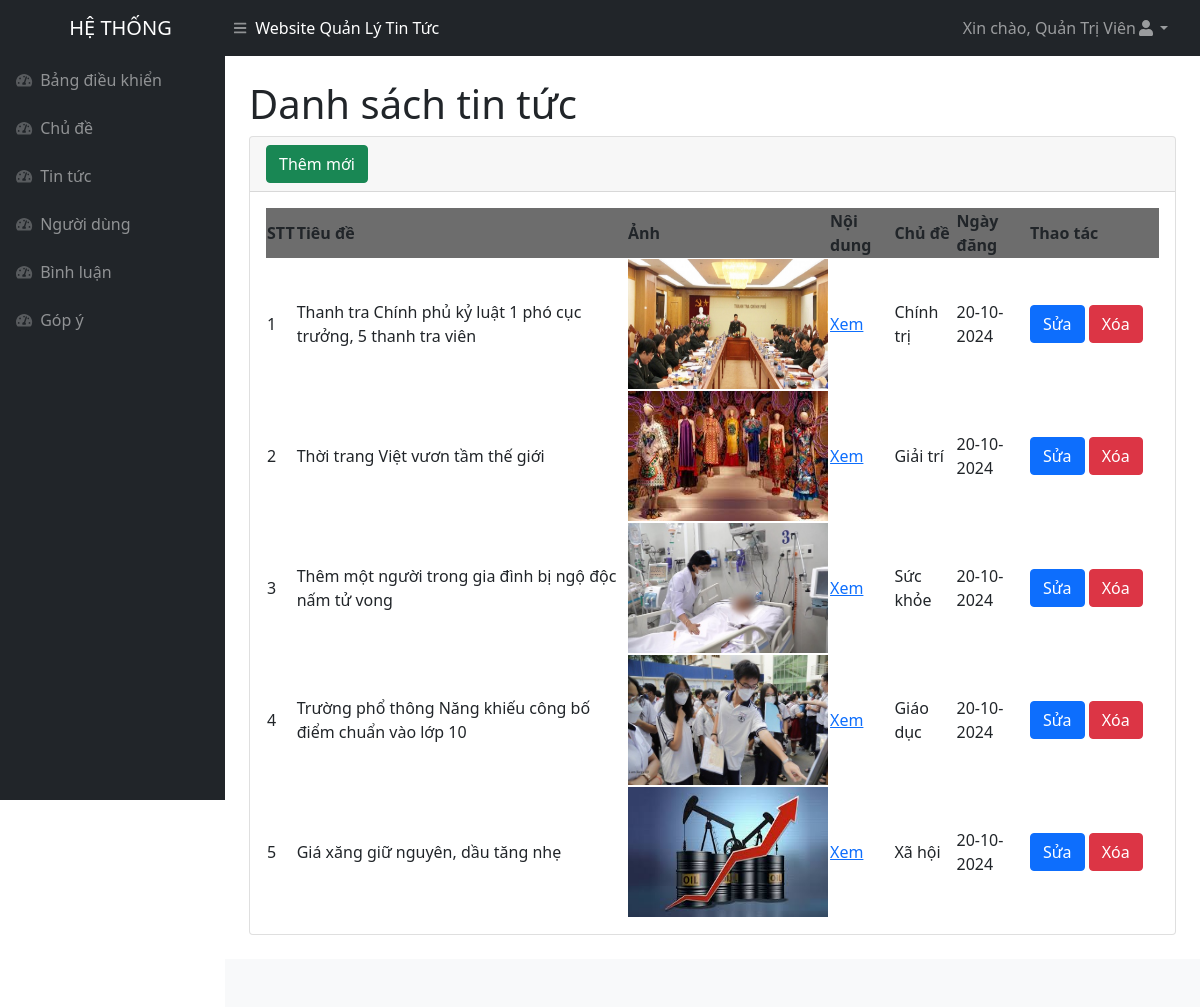
The app's page /admin/tintuc.php (signed in) with its own data.
### tables this page shows
CREATE TABLE `tintuc` (
  `id` int(11) NOT NULL,
  `chude_id` int(11) DEFAULT NULL,
  `tieude` varchar(255) NOT NULL,
  `anh` varchar(500) NOT NULL,
  `noidung` text DEFAULT NULL,
  `ngay` datetime NOT NULL DEFAULT current_timestamp(),
  `nguoidung_id` int(11) NOT NULL
);

CREATE TABLE `chude` (
  `id` int(11) NOT NULL,
  `ten` varchar(255) NOT NULL
);

### admin/tintuc.php (the view, shortened to what this page needs)
<!DOCTYPE html>
<html lang="en">
<head>
<?php include('inc/head.php')?>
</head>
<body class="sb-nav-fixed">
<?php include('inc/header.php')?>
    <div id="layoutSidenav">
    <?php include('inc/menu.php')?>
        <div id="layoutSidenav_content">
            <main>
                <div class="container-fluid px-4">
                    <h1 class="mt-4">Danh sách tin tức</h1>
                    <div class="card mb-4">
                        <div class="card-header">
                            <button type="button" class="btn btn-success" data-bs-toggle="modal"
                                data-bs-target="#exampleModalAdd">
                                Thêm mới
                            </button>
                        </div>
                        <div class="card-body">
                            <table id="datatablesSimple">
                                <thead>
                                <tr style="background-color : #6D6D6D">
                                        <th>STT</th>
                                        <th>Tiêu đề</th>
                                        <th>Ảnh</th>
                                        <th>Nội dung</th>
                                        <th>Chủ đề</th>
                                        <th>Ngày đăng</th>
                                        <th>Thao tác</th>
                                    </tr>
                                </thead>
                                <tbody>
                                <?php
                                    $query = "SELECT a.*,b.ten FROM tintuc as a,chude as b
                                    WHERE a.chude_id = b.id
                                    ORDER BY a.id DESC";
                                    $result = mysqli_query($connect, $query);
                                    $stt = 1;
                                    while ($arUser = mysqli_fetch_array($result, MYSQLI_ASSOC)) {
                                        $idModelDel = "exampleModalDel".$arUser["id"] ;
                                        $idModelDes = "exampleModalDes".$arUser["id"] ;
                                        $idModelEdit = "exampleModalEdit".$arUser["id"];
                                    ?>
                                    <tr>
                                        <td><?php echo $stt ?></td>
                                        <td><?php echo $arUser["tieude"] ?></td>
                                        <td><img style="width: 200px !important;height: 130px !important;" src="./image/<?php echo $arUser['anh'] ?>"></td>
                                        <td>
                                            <a href="" data-bs-toggle="modal"
                                                data-bs-target="#<?php echo $idModelDes ?>">
                                                Xem</a>
                                        </td>
                                        <td><?php echo $arUser["ten"] ?> </td>
                                        <td><?php echo date("d-m-Y", strtotime($arUser["ngay"])); ?></td>
                                        <td style="width : 130px !important">
                                            <button type="button" class="btn btn-primary" data-bs-toggle="modal"
                                                data-bs-target="#<?php echo $idModelEdit ?>">
                                                Sửa
                                            </button>
                                            <button type="button" class="btn btn-danger" data-bs-toggle="modal"
                                                data-bs-target="#<?php echo $idModelDel ?>">
                                                Xóa
                                            </button>
                                        </td>
                                    </tr>
                                    <?php $stt++;} ?>
                                </tbody>
                            </table>
                        </div>
                    </div>
                </div>
            </main>
            <?php include('inc/footer.php')?>
        </div>
    </div>
</body>
</html>

### admin/inc/head.php (shortened to what this page needs)
<link href="https://cdn.jsdelivr.net/npm/simple-datatables@latest/dist/style.css" rel="stylesheet" />
<link href="css/styles.css" rel="stylesheet" />

### admin/inc/header.php (shortened to what this page needs)
<nav class="sb-topnav navbar navbar-expand navbar-dark bg-dark">
        <a class="navbar-brand ps-3" href="index.php" style="text-align: center;">HỆ THỐNG</a>
        <button class="btn btn-link btn-sm order-1 order-lg-0 me-4 me-lg-0" id="sidebarToggle" href="#!"><i
                class="fas fa-bars"></i></button>
        <p style="color:white;margin-top:15px">Website Quản Lý Tin Tức</p>
        <ul class="navbar-nav ms-auto ms-md-0 me-3 me-lg-4">
            <li class="nav-item dropdown">
                <a class="nav-link dropdown-toggle" id="navbarDropdown" href="#" role="button" data-bs-toggle="dropdown"
                    aria-expanded="false">Xin chào, <?php echo $_SESSION['hoten']; ?><i class="fas fa-user fa-fw"></i></a>
            </li>
        </ul>
    </nav>

### admin/inc/menu.php
<div id="layoutSidenav_nav">
            <nav class="sb-sidenav accordion sb-sidenav-dark" id="sidenavAccordion">
                <div class="sb-sidenav-menu">
                    <div class="nav">
                        <a class="nav-link" href="index.php">
                            <div class="sb-nav-link-icon"><i class="fas fa-tachometer-alt"></i></div>
                            Bảng điều khiển
                        </a>
                        <a class="nav-link" href="chude.php">
                            <div class="sb-nav-link-icon"><i class="fas fa-tachometer-alt"></i></div>
                            Chủ đề
                        </a>
                        <a class="nav-link" href="tintuc.php">
                            <div class="sb-nav-link-icon"><i class="fas fa-tachometer-alt"></i></div>
                            Tin tức
                        </a>
                        <a class="nav-link" href="nguoidung.php">
                            <div class="sb-nav-link-icon"><i class="fas fa-tachometer-alt"></i></div>
                            Người dùng
                        </a>
                        <a class="nav-link" href="binhluan.php">
                            <div class="sb-nav-link-icon"><i class="fas fa-tachometer-alt"></i></div>
                            Bình luận
                        </a>
                        <a class="nav-link" href="gopy.php">
                            <div class="sb-nav-link-icon"><i class="fas fa-tachometer-alt"></i></div>
                            Góp ý
                        </a>
                    </div>
                </div>
            </nav>
        </div>

### admin/inc/footer.php (shortened to what this page needs)
<footer class="py-4 bg-light mt-auto">
            </footer>

### records on screen
tintuc: tieude "Thanh tra Chính phủ kỷ luật 1 phó cục trưởng, 5 thanh tra viên", anh (picture), chude.ten "Chính trị", ngay "20-10-2024"
tintuc: tieude "Thời trang Việt vươn tầm thế giới", anh (picture), chude.ten "Giải trí", ngay "20-10-2024"
tintuc: tieude "Thêm một người trong gia đình bị ngộ độc nấm tử vong", anh (picture), chude.ten "Sức khỏe", ngay "20-10-2024"
tintuc: tieude "Trường phổ thông Năng khiếu công bố điểm chuẩn vào lớp 10", anh (picture), chude.ten "Giáo dục", ngay "20-10-2024"
tintuc: tieude "Giá xăng giữ nguyên, dầu tăng nhẹ", anh (picture), chude.ten "Xã hội", ngay "20-10-2024"

### other values on screen
$_SESSION['hoten'] "Quản Trị Viên"
